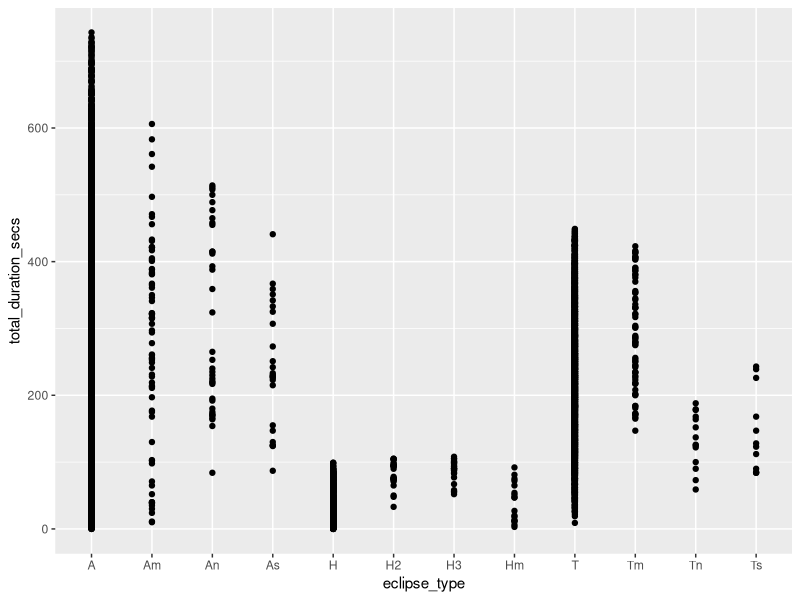
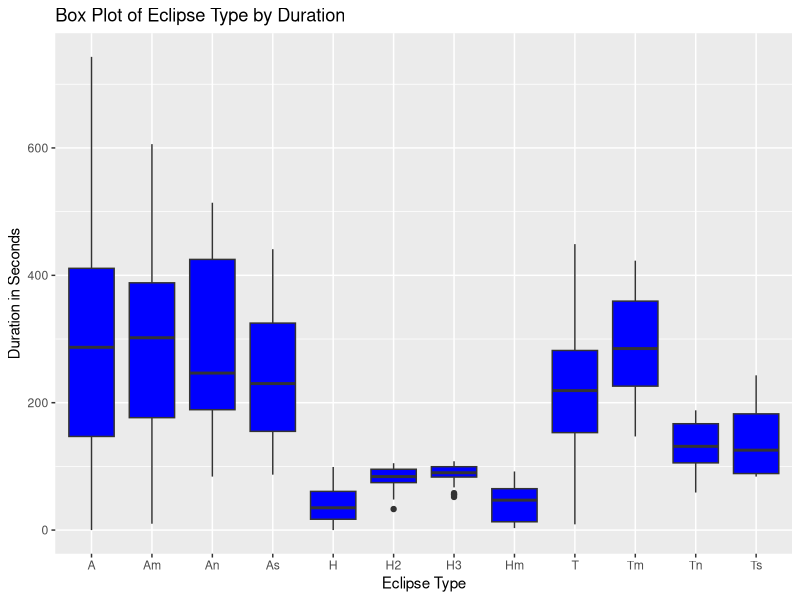
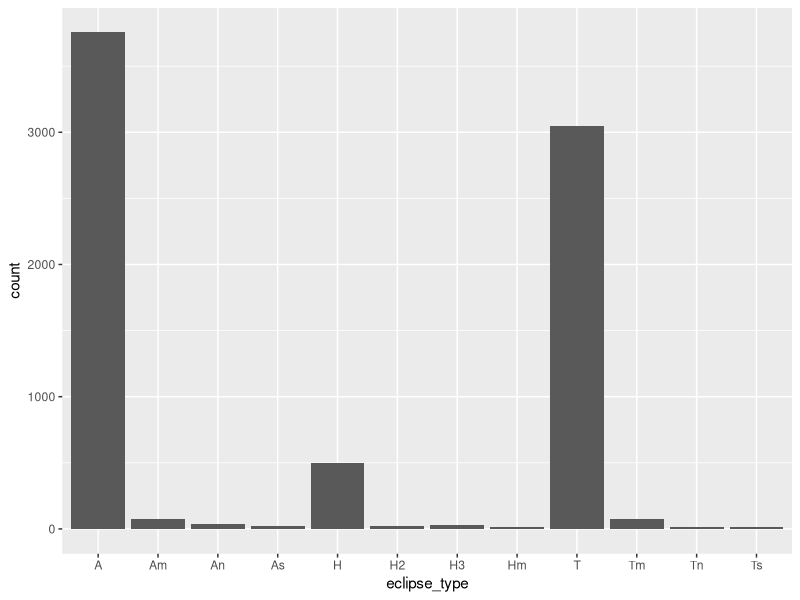

Reproduce these figures in R, in order.
## ---- chunk 1
# Load tidyverse library
library(tidyverse)
## ---- chunk 2
# Read in csv
eclipses <- read_csv('solar.csv')
## ---- chunk 3
# View the data set
view(eclipses)
## ---- chunk 4
# Fix column names
col_func <- function(x){
  names(x) <- names(x) %>% str_replace_all("\\(", '')  %>% str_replace_all("\\)", '') %>%str_replace_all(" ", '_') %>% tolower()
  return(x)
}

eclipses <- col_func(eclipses)
eclipses
## ---- chunk 5
# Check for missing values
colSums(is.na(eclipses))
## ---- chunk 6
eclipses <- eclipses %>% filter(!is.na(central_duration)) %>% filter(central_duration != '-')
eclipses
## ---- chunk 7
view(eclipses)
## ---- chunk 8
eclipses$calendar_date <- gsub('-', '', eclipses$calendar_date)
eclipses
## ---- chunk 9
eclipses <- eclipses %>%
  separate(calendar_date, into = c("year", "month", "day"), sep = " ")
eclipses
## ---- chunk 10
eclipses <- eclipses %>%
  separate(central_duration, into = c("central_duration_min", "central_duration_sec"), sep = "m")
eclipses
## ---- chunk 11
eclipses$central_duration_sec <- gsub('s', '', eclipses$central_duration_sec)
eclipses
## ---- chunk 12
eclipses$year <- as.numeric(eclipses$year)
eclipses$day <- as.numeric(eclipses$day)
eclipses$central_duration_min <- as.numeric(eclipses$central_duration_min)
eclipses$central_duration_sec <- as.numeric(eclipses$central_duration_sec)
eclipses
## ---- chunk 13
eclipses <- eclipses %>%
                  mutate(central_dur_min_in_secs = central_duration_min * 60) %>%
                  mutate(total_duration_secs = central_duration_sec + central_dur_min_in_secs)
eclipses
## ---- chunk 14
view(eclipses)
## ---- chunk 15
eclipses$eclipse_type <- gsub('\\+', ' plus', eclipses$eclipse_type)
eclipses$eclipse_type <- gsub('-', ' minus', eclipses$eclipse_type)

## ---- chunk 16
view(eclipses)
## ---- chunk 17
ggplot(eclipses) +
  geom_point(aes(x = eclipse_type, y = total_duration_secs))
## ---- chunk 18
ggplot(eclipses) +
  geom_boxplot(aes(x = eclipse_type, y = total_duration_secs), fill = "blue") +
  labs(title = "Box Plot of Eclipse Type by Duration", x = "Eclipse Type", y = "Duration in Seconds")
## ---- chunk 19
ggplot(eclipses) +
  geom_bar(aes(x=eclipse_type))
## ---- chunk 20
eclipses_typeA <- eclipses %>% filter(eclipse_type == 'A')
eclipses_typeT <- eclipses %>% filter(eclipse_type == 'T')
eclipses_typeH <- eclipses %>% filter(eclipse_type == 'H')
## ---- chunk 21
t.test(eclipses_typeA$total_duration_secs, eclipses_typeT$total_duration_secs)
## ---- chunk 22
t.test(eclipses_typeA$total_duration_secs, eclipses_typeH$total_duration_secs)
## ---- chunk 23
t.test(eclipses_typeT$total_duration_secs, eclipses_typeH$total_duration_secs)
